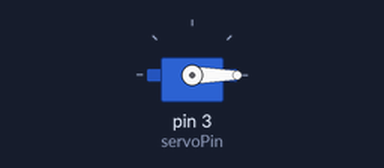
Bench run of a sketch on a simulated Arduino Uno, built with avr-gcc and run on an emulated ATmega328P. Shown: servo.

Above: at 0.05 s.
At 2.5 s:
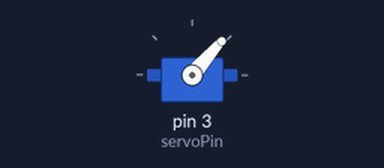
At 5.0 s:
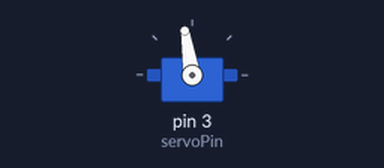
At 10.0 s:
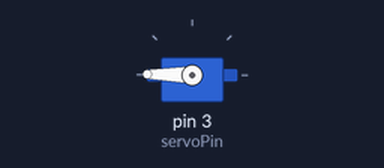
Timing chart, 0 to 13.0 s (numbered marks = the images above):
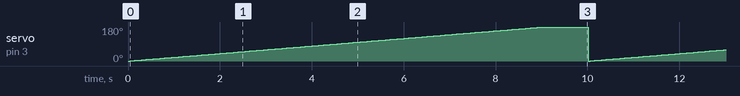

Measured:
- by itself, servo on pin 3 (servoPin): ramps from 0° to 179° and jumps back, once every 10.0 s

The sketch:

servo_motor.ino
```cpp
//서보모터 왓다리 갔다리//

#include <Servo.h>

Servo servo;

int servoPin = 3;
int angle = 0; // servo position in degrees

void setup()
{
  servo.attach(servoPin);
}

void loop()
{
  // rotate from 0 to 180 degrees
  for(angle = 0; angle < 180; angle++)
  {
    servo.write(angle);
    delay(50);
  }
  delay(1000);
}
```
